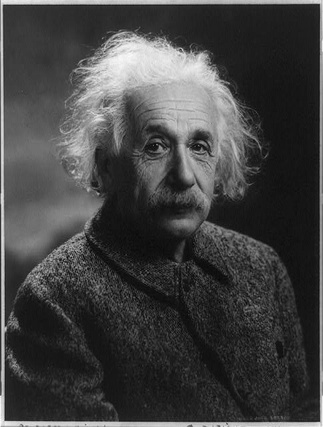
#> input picture Chapter2/Images/Einstein1.jpg, 323 x 427 px, shrunk from 485 x 640 before the run, found by its file name
$ python GradientMorphology.Py   (older library calls are emulated)
#> lines starting #> are read from the running program, lines starting #| are printed output that depends on the picture; after the words box and inside, x2 and y2 are one past the last pixel; in counts of white or black regions, pixels touching at a corner belong together; pictures that were not available may be replaced by others from this repository, and a replacement may not be noted
# ITS IMVIS
# Chapter 6 -
# Mike Rietveldt - 20183380

import numpy as np
import matplotlib.pyplot as plt
import cv2
import matplotlib as mpl


grayImage = plt.imread(r'C:\Users\Mike\Desktop\ITS\Imvis\Chatpter2\Pics\Einstein1.jpg')
#> grayImage is the input picture: shape (427, 323); min 2, max 255, mean 66.4
BinaryImage = plt.imread(r'C:\Users\Mike\Desktop\ITS\Imvis\Chatpter2\Pics\Binary.png')
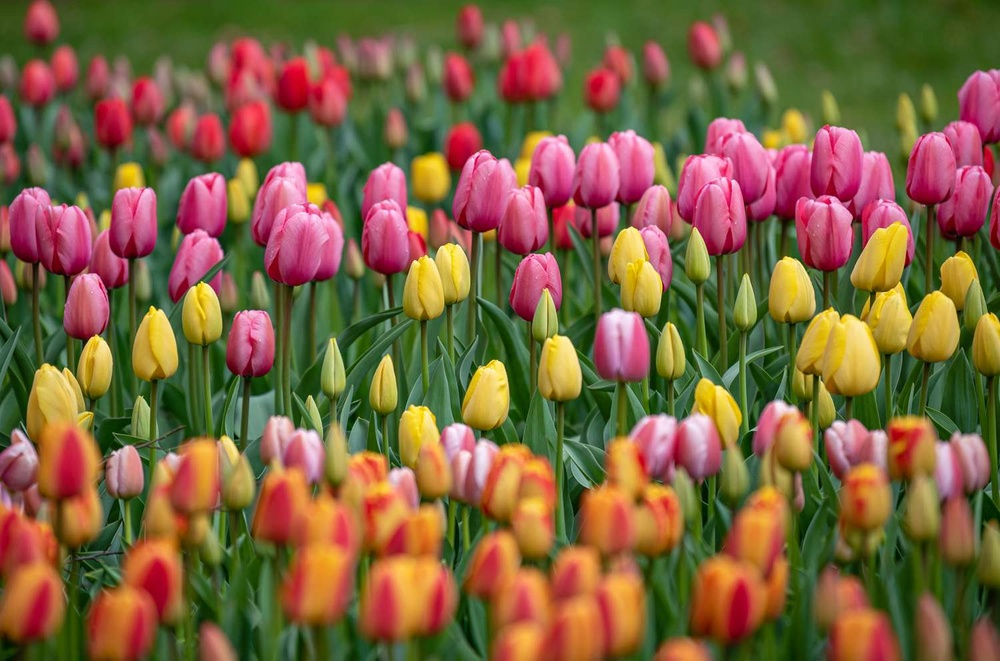
#> input picture Chapter2/Images/Rgb1.jpg, 1000 x 661 px, shrunk from 1500 x 991 before the run, given in place of Binary.png, which was not available
#> BinaryImage is the input picture: shape (661, 1000, 3); mean R, G, B 126.5, 98.8, 63.1


K_rect = cv2.getStructuringElement(cv2.MORPH_RECT,(5,5)) # k is kernal (numpy ndarray)
K_ellipse = cv2.getStructuringElement(cv2.MORPH_ELLIPSE,(5,5))
K_cross = cv2.getStructuringElement(cv2.MORPH_CROSS,(5,5))

print('Rectangle \n', K_rect)
print('Ellipse \n', K_ellipse)
print('cross \n', K_cross)

im_bool = np.array(BinaryImage[:,:,0],dtype = np.bool)
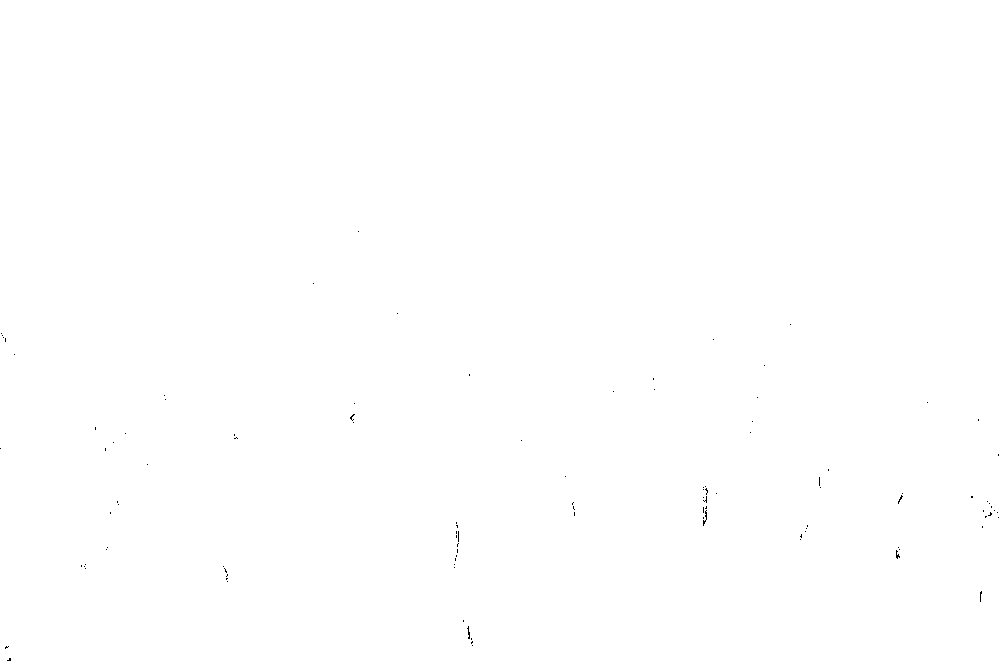
#> im_bool: shape (661, 1000) bool; 99.9% white; black in thin lines or dots, all inside (x1, y1, x2, y2) = (0, 231, 999, 661)
plt.imshow(im_bool, cmap='gray')
plt.show()

N = np.random.rand(im_bool.shape[0], im_bool.shape[1])
N_binary = N<0.98
plt.imshow(N_binary, cmap='gray')
plt.show()
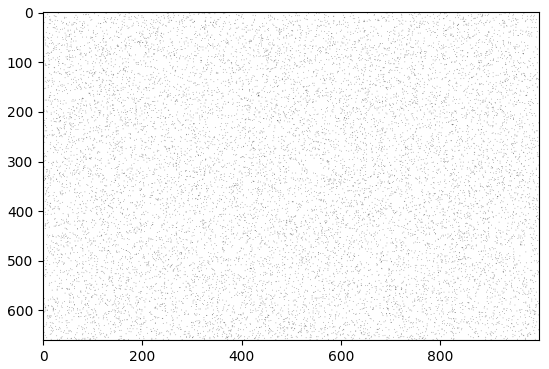
#> figure drawn by matplotlib, 1 panel

img_H = im_bool & N_binary
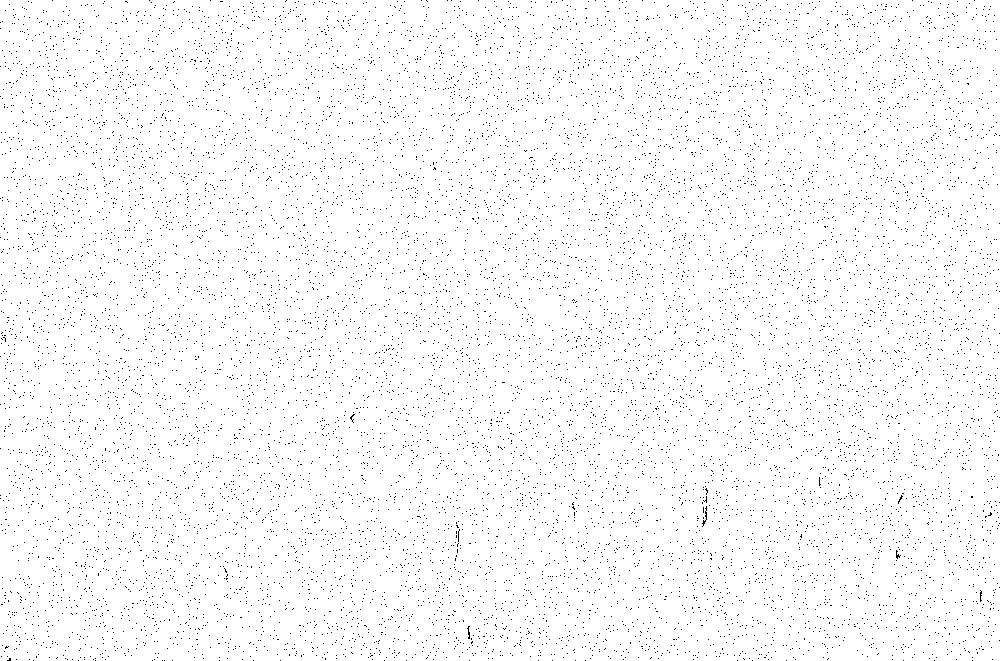
#> img_H: shape (661, 1000) bool; 97.9% white; black in thin lines or dots
plt.imshow(img_H, cmap='gray')
plt.show()

C_rect = cv2.morphologyEx(np.float32(img_H),cv2.MORPH_CLOSE,K_rect)
#> C_rect: shape (661, 1000) float32; every value is 1
plt.imshow(C_rect, cmap='gray')
plt.title("Closing")
plt.show()

G_rect = cv2.morphologyEx(C_rect,cv2.MORPH_GRADIENT,K_rect)
#> G_rect: shape (661, 1000) float32; every value is 0
plt.imshow(G_rect, cmap='gray')
plt.title("Gradient")
plt.show()
